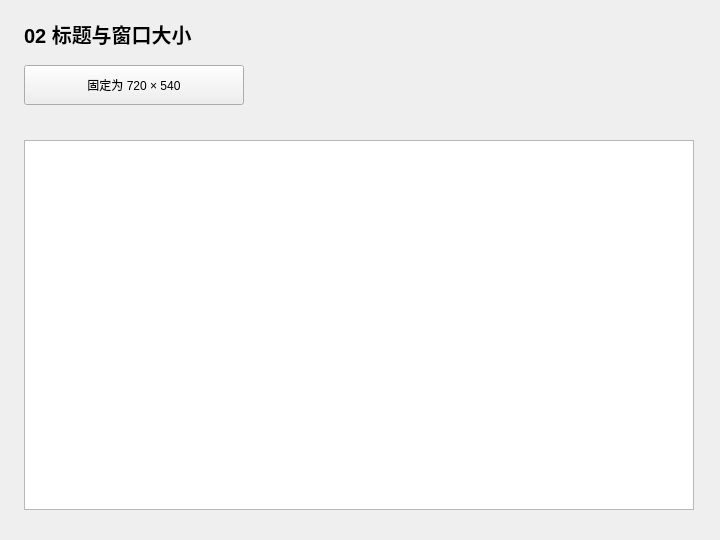
<?xml version="1.0" encoding="UTF-8"?>
<ui version="4.0">
 <class>Widget</class>
 <widget class="QWidget" name="Widget">
  <property name="geometry">
   <rect>
    <x>0</x>
    <y>0</y>
    <width>720</width>
    <height>540</height>
   </rect>
  </property>
  <property name="windowTitle">
   <string>02 标题与窗口大小</string>
  </property>
  <widget class="QLabel" name="headingLabel">
   <property name="geometry">
    <rect>
     <x>24</x>
     <y>18</y>
     <width>670</width>
     <height>32</height>
    </rect>
   </property>
   <property name="text">
    <string>02 标题与窗口大小</string>
   </property>
   <property name="font">
    <font>
     <pointsize>15</pointsize>
     <bold>true</bold>
    </font>
   </property>
  </widget>
  <widget class="QPlainTextEdit" name="outputEdit">
   <property name="geometry">
    <rect>
     <x>24</x>
     <y>140</y>
     <width>670</width>
     <height>370</height>
    </rect>
   </property>
   <property name="readOnly">
    <bool>true</bool>
   </property>
  </widget>
  <widget class="QPushButton" name="runButton">
   <property name="geometry">
    <rect>
     <x>24</x>
     <y>65</y>
     <width>220</width>
     <height>40</height>
    </rect>
   </property>
   <property name="text">
    <string>固定为 720 × 540</string>
   </property>
  </widget>
 </widget>
 <resources />
 <connections />
</ui>
